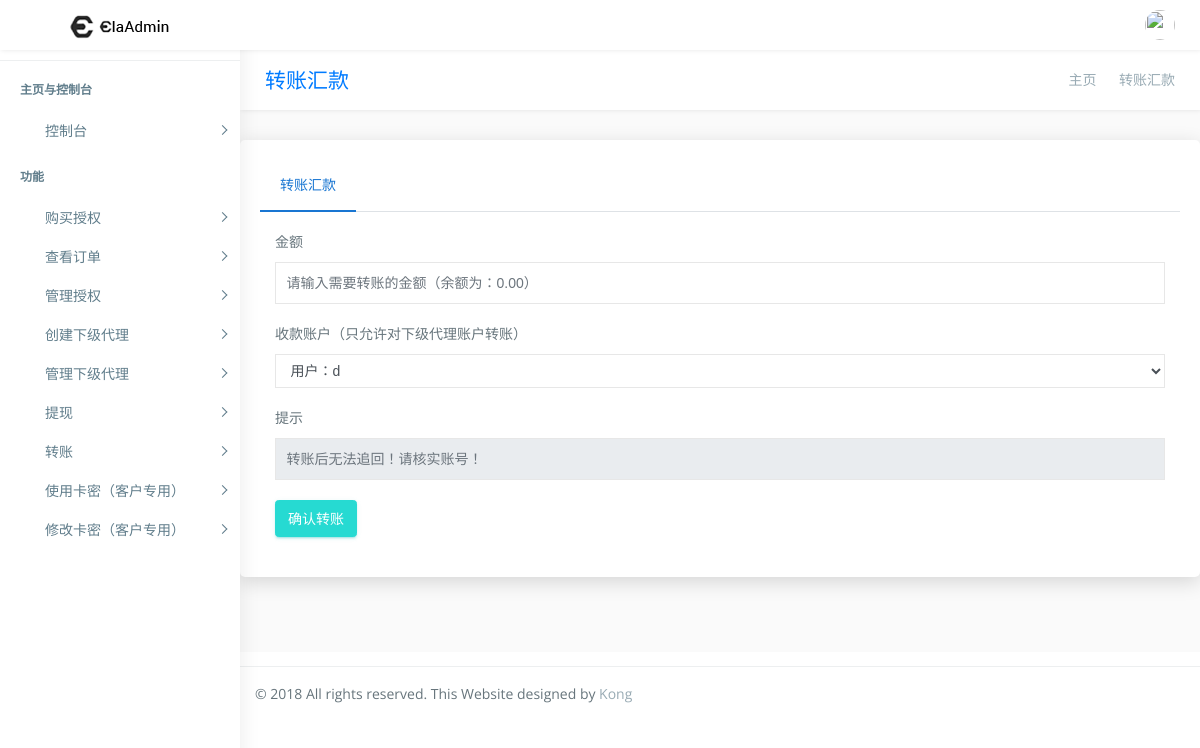
Before: /transfer/ (signed in) with the older database file.
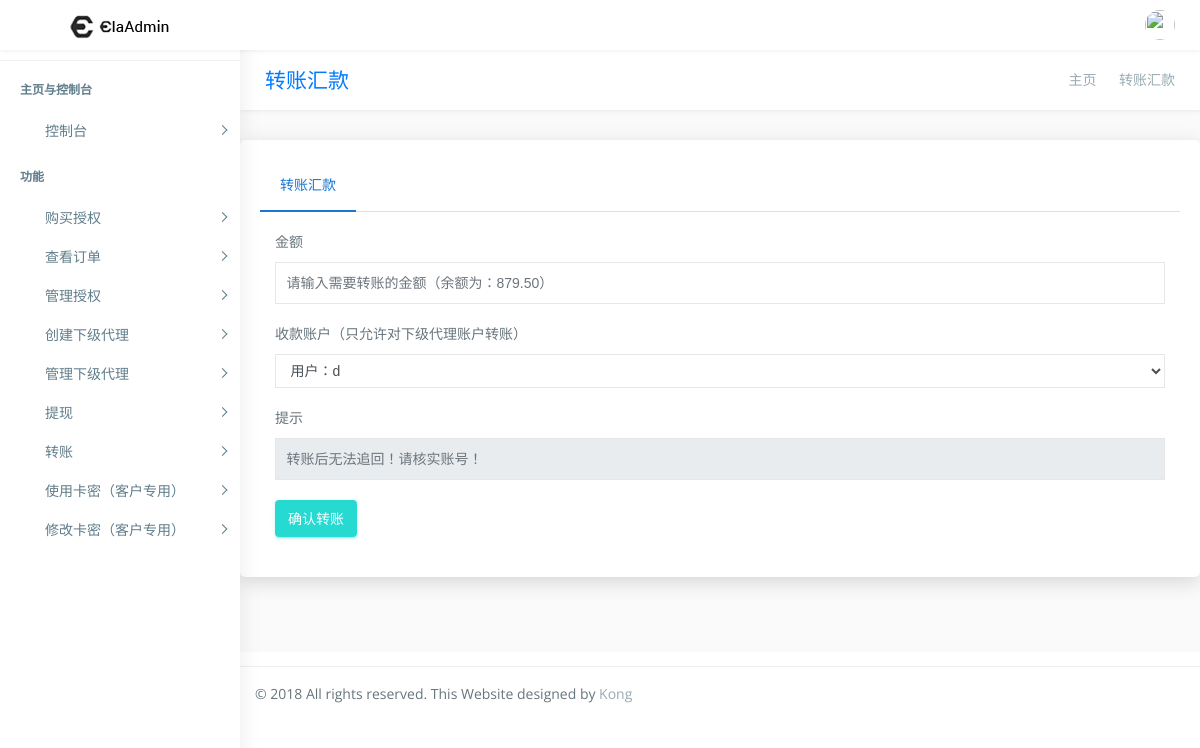
After: the same page with the newer database file.
### main_app/models.py (models this page shows)
class Others_info(models.Model):
    user = models.OneToOneField(User)
    balance = models.DecimalField(max_digits=8,decimal_places=2,verbose_name="用户余额",default=0)
    ad = models.CharField(verbose_name="代理广告",max_length=30,default="")
    TOKEN = models.CharField(verbose_name="API密链",max_length=15,unique=True)
    level = models.PositiveIntegerField(verbose_name="等级",default=1)
    up_proxy = models.PositiveIntegerField(verbose_name="上级（默认为0，代表没有上级）",default=0)

### main_app/views/web/base_web.py (the view, shortened to what this page needs)
# urls.py: url(r'^transfer/$',transfer,name='transfer'),
@login_required
def transfer(request):
    if request.method == "GET":
        user = get_proxy_account(username=request.user.username)
        down_account_list = Others_info.objects.filter(up_proxy=user[0].id)
        context = {"down_account_list":down_account_list,"balance":user[1].balance}
        return render(request,"transfer.html",context)

### main_app/views/web/base_web.py (called while the page is built, shortened)
def get_proxy_account(TOKEN=None,username=None,pk_id = None):
    if TOKEN != None:
        try:
            user_others_info = Others_info.objects.get(TOKEN=TOKEN)
            return [user_others_info.user,user_others_info]
        except:
            return False
    elif username != None:
        try:
            user_object = User.objects.get_by_natural_key(username=username)
            user_others_info = Others_info.objects.get(user=user_object)
            return [user_object,user_others_info]
        except:
            return False

### templates/transfer.html (shortened to what this page needs)
{% extends "base.html" %}
{% load staticfiles %}
{% block wrapper %}
        <div class="page-wrapper">
            <div class="row page-titles">
                <div class="col-md-5 align-self-center">
                    <h3 class="text-primary">转账汇款</h3> </div>
                <div class="col-md-7 align-self-center">
                    <ol class="breadcrumb">
                        <li class="breadcrumb-item"><a href="{% url "index" %}">主页</a></li>
                        <li class="breadcrumb-item active">转账汇款</li>
                    </ol>
                </div>
            </div>
                        <div class="card">
                            <ul class="nav nav-tabs profile-tab" role="tablist">
                                <li class="nav-item"> <a class="nav-link active" data-toggle="tab" href="#home" role="tab">转账汇款</a> </li>
                            </ul>
                            <div class="tab-content">
                                <div class="tab-pane active" id="home" role="tabpanel">
                                    <div class="card-body">
                                        <form class="form-horizontal form-material" action="{% url "transfer" %}" method="post">
                                            <div class="form-group">
                                                <br>
                                                <label class="col-md-12">金额</label>
                                                <div class="col-md-12">
                                                    <input type="text" placeholder="请输入需要转账的金额（余额为：{{ balance }}）" class="form-control form-control-line" name="money" >
                                                </div>
                                            </div>
                                            <div class="form-group">
                                                <label class="col-md-12">收款账户（只允许对下级代理账户转账）</label>
                                                <div class="col-md-12">
                                                <select class="form-control" name="account">
                                                    {% if down_account_list %}
                                                        {% for i in down_account_list %}
                                                        <option value="{{ i.user.id }}">用户：{{ i.user.username }}</option>
                                                        {% endfor %}
                                                    {% else %}
                                                        <option value="0">你暂无下级账户，无法转账</option>
                                                    {% endif %}
                                                </select>
                                                </div>
                                            </div>
                                            <div class="form-group">
                                                <label for="example-email" class="col-md-12">提示</label>
                                                <div class="col-md-12">
                                                    <input type="text" placeholder="转账后无法追回！请核实账号！" class="form-control form-control-line" disabled="disabled" >
                                                </div>
                                            </div>
                                            <div class="form-group">
                                                <div class="col-sm-12">
                                                    <button class="btn btn-success">确认转账</button>
                                                </div>
                                            </div>
                                        </form>
                                    </div>
                                </div>
                            </div>
                        </div>
                    </div>
                </div>
{% endblock wrapper %}

Changed rows visible on the page:
changed Others_info: money "请输入需要转账的金额（余额为：0.00）" → "请输入需要转账的金额（余额为：879.50）"
